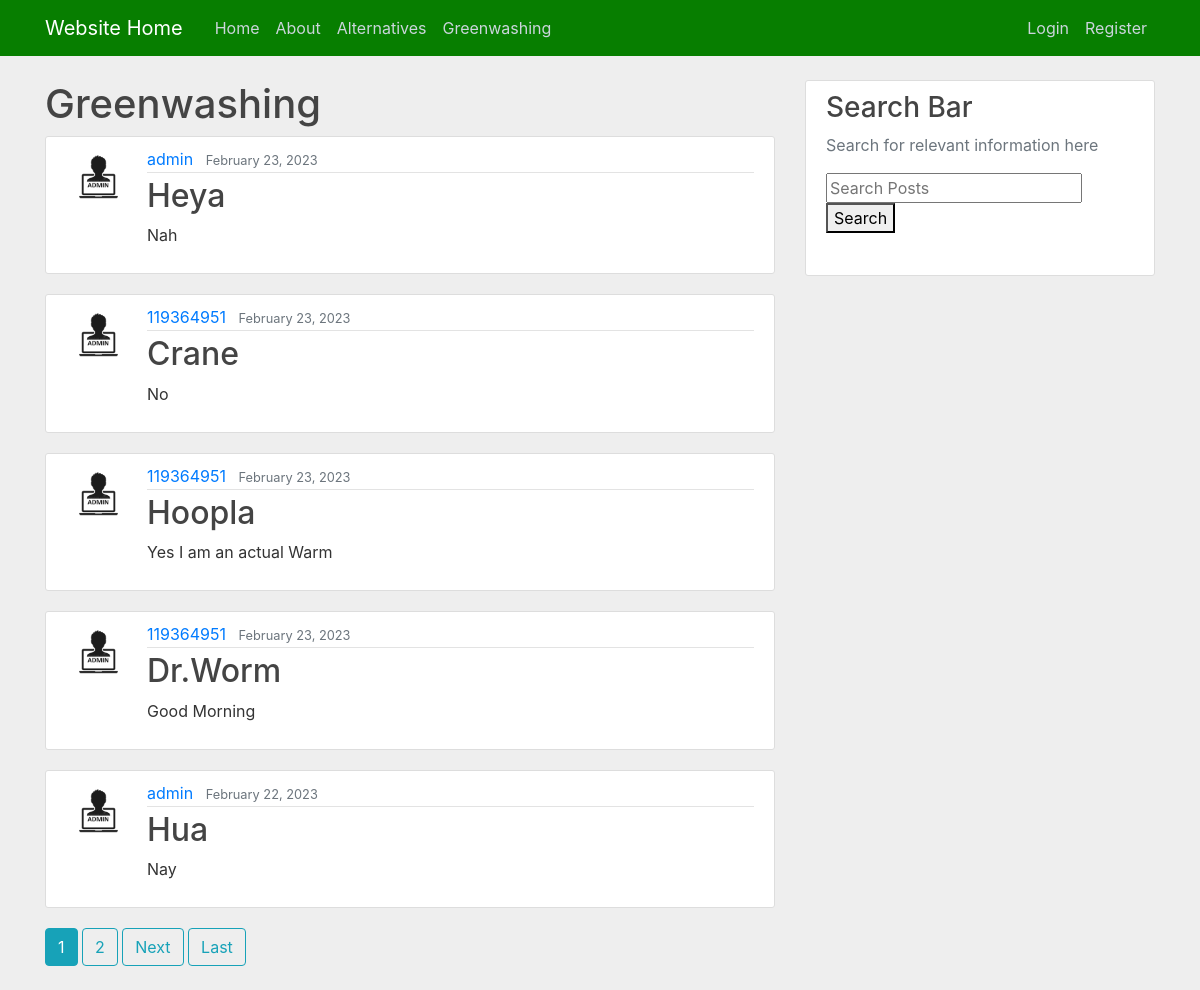
/greenwashing/, run on an earlier commit of the app's database.
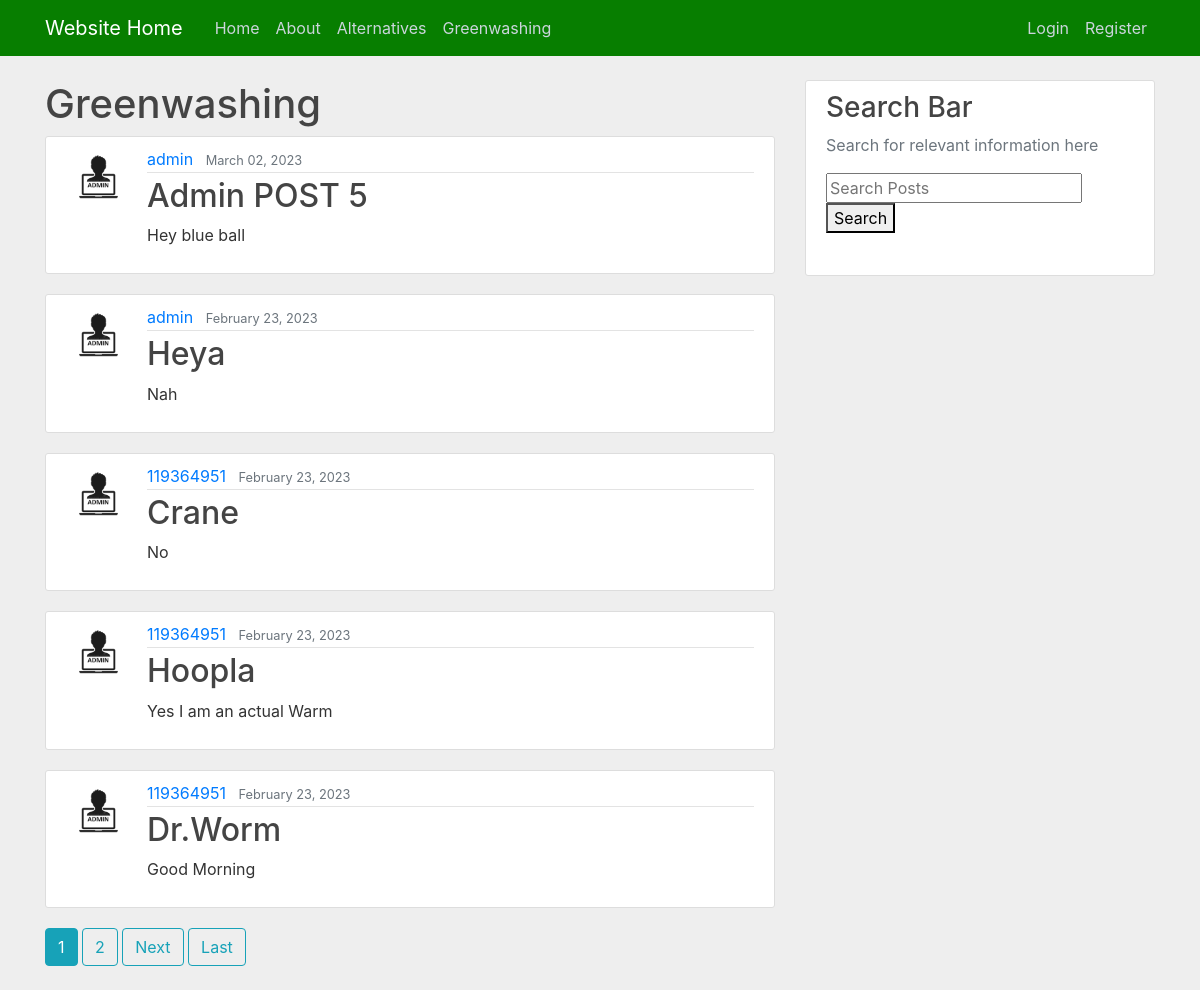
And on a later commit of the database.
### website/models.py (models this page shows)
class GreenPosts(models.Model):
    title = models.CharField(max_length=100)
    content = models.TextField()
    date_posted = models.DateTimeField(default=timezone.now)
    author = models.ForeignKey(User, on_delete=models.CASCADE)

### users/models.py (models this page shows, shortened)
class Profile(models.Model):
    user = models.OneToOneField(User, on_delete=models.CASCADE)
    image = models.ImageField(default='default.jpg', upload_to='profile_pics')

### website/views.py (the view)
# urls.py: path('greenwashing/', GreenPostListView.as_view(), name='website-greenwashing'),
class GreenPostListView(ListView):
    model = GreenPosts
    template_name = 'website/greenwashing.html' #<app>/<model>_<viewtype>.html
    context_object_name = 'greenposts'
    ordering = ['-date_posted']
    paginate_by = 5

### website/templates/website/greenwashing.html (shortened to what this page needs)
{% extends "website/base.html" %}
{% block content %}
<h1>Greenwashing</h1>
    {% for greenposts in greenposts %}
    <article class="media content-section">
      <img class="rounded-circle article-img" src="{{ greenposts.author.profile.image.url }}">
    <div class="media-body">
        <div class="article-metadata">
        <a class="mr-2" href="{% url 'greenuser-posts' greenposts.author.username %}">{{ greenposts.author }}</a>
        <small class="text-muted">{{ greenposts.date_posted|date:"F d, Y" }}</small>
        </div>
        <h2><a class="article-title" href="{% url 'greenpost-detail' greenposts.id %}">{{ greenposts.title }}</a></h2>
        <p class="article-content">{{ greenposts.content }}</p>
    </div>
    </article>
    {% endfor %}
    {% if is_paginated %}
      {% for num in page_obj.paginator.page_range %}
        {% if page_obj.number == num %}
          <a class="btn btn-info mb-4" href="?page={{ num }}">{{ num }}</a>
        {% elif num > page_obj.number|add:'-3' and num < page_obj.number|add:'3' %}
          <a class="btn btn-outline-info mb-4" href="?page={{ num }}">{{ num }}</a>
        {% endif %}
      {% endfor %}
      {% if page_obj.has_next %}
        <a class="btn btn-outline-info mb-4" href="?page={{ page_obj.next_page_number }}">Next</a>
        <a class="btn btn-outline-info mb-4" href="?page={{ page_obj.paginator.num_pages }}">Last</a>
      {% endif %}
    {% endif %}
{% endblock content %}

What changed in the data, as far as the page shows it:
no longer on this page (row unchanged): GreenPosts: author.profile.image (picture), author "admin", date_posted "February 22, 2023", title "Hua", content "Nay"
added GreenPosts: author.profile.image (picture), author "admin", date_posted "March 02, 2023", title "Admin POST 5", content "Hey blue ball"
